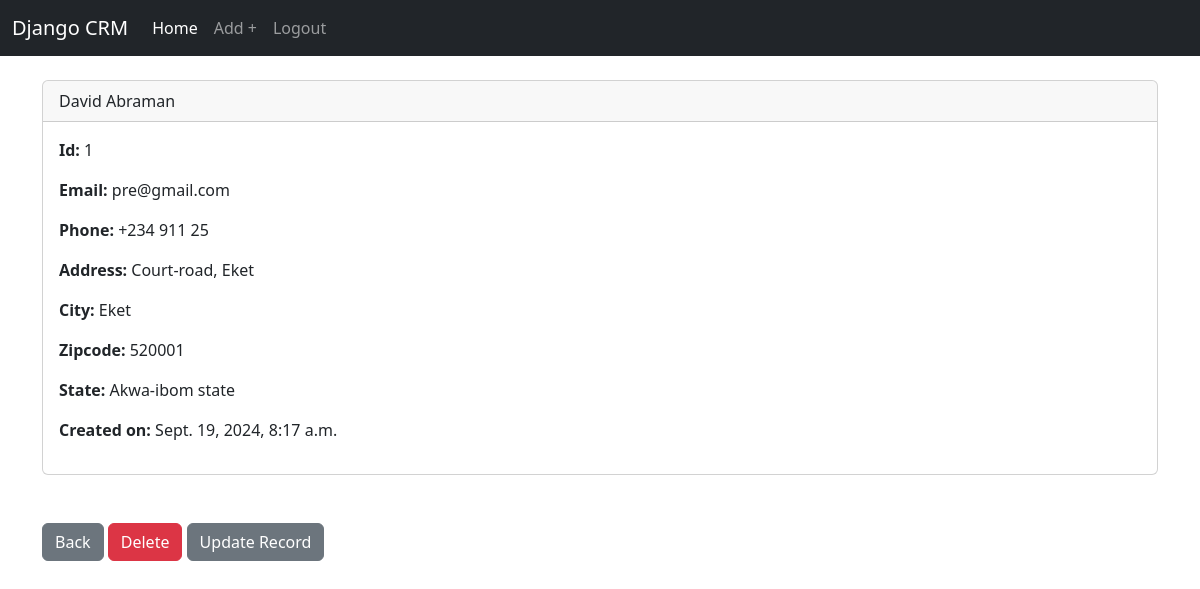
The page /record/1 (signed in) on the database its author committed.
### crm_main_app/models.py (models this page shows, shortened)
class Record(models.Model):
    created_at = models.DateTimeField(auto_now_add=True)
    first_name = models.CharField(max_length=50)
    last_name = models.CharField(max_length=50)
    email = models.CharField(max_length=100)
    phone = models.CharField(max_length=11)
    address = models.CharField(max_length=100)
    city = models.CharField(max_length=50)
    state = models.CharField(max_length=50)
    zipcode = models.CharField(max_length=20)

### crm_main_app/views.py (the view)
# urls.py: path('record/<int:pk>', Customer_record.as_view(), name='record'),
class Customer_record(View):
    template_name = 'record.html'
    def get(self, request, pk):
        if request.user.is_authenticated:
            Customer_record = Record.objects.get(id=pk)
            return render(request, self.template_name, {'customer_record': Customer_record})
        else:
            messages.success(request, "You must be logged in to view the page...")
            return redirect('crm_main_app:home')

### crm_main_app/templates/record.html
{% extends 'base.html' %}
{% block content %}
<div class="card">
    <div class="card-header">
        {{ customer_record.first_name }}
        {{ customer_record.last_name }}
    </div>
    <div class="card-body">
      <p class="card-text">
        <strong>Id: </strong>{{customer_record.id}}
      </p>
      <p>
        <strong>Email: </strong>{{customer_record.email}}
      </p>
      <p>
        <strong>Phone: </strong>{{customer_record.phone}}
      </p>
      <p>
        <strong>Address: </strong>{{customer_record.address}}
      </p>
      <p>
        <strong>City: </strong>{{customer_record.city}}
      </p>
      <p>
        <strong>Zipcode: </strong>{{customer_record.zipcode}}
      </p>
      <p>
        <strong>State: </strong>{{customer_record.state}}
      </p>
      <p>
        <strong>Created on: </strong>{{customer_record.created_at}}
      </p>
    </div>
  </div>
  <br><br>
  <a href="{% url 'crm_main_app:home' %}" class="btn btn-secondary">Back</a>
  <a href="{% url 'crm_main_app:delete_record' customer_record.id %}" class="btn btn-danger">Delete</a>
  <a href="{% url 'crm_main_app:update_record' customer_record.id %}" class="btn btn-secondary">Update Record</a>
{% endblock content %}

### rows shown on the page
Record: first_name "David", last_name "Abraman", id "1", email "pre@gmail.com", phone "+234 911 25", address "Court-road, Eket", city "Eket", zipcode "520001", state "Akwa-ibom state", created_at "Sept. 19, 2024, 8:17 a.m."
